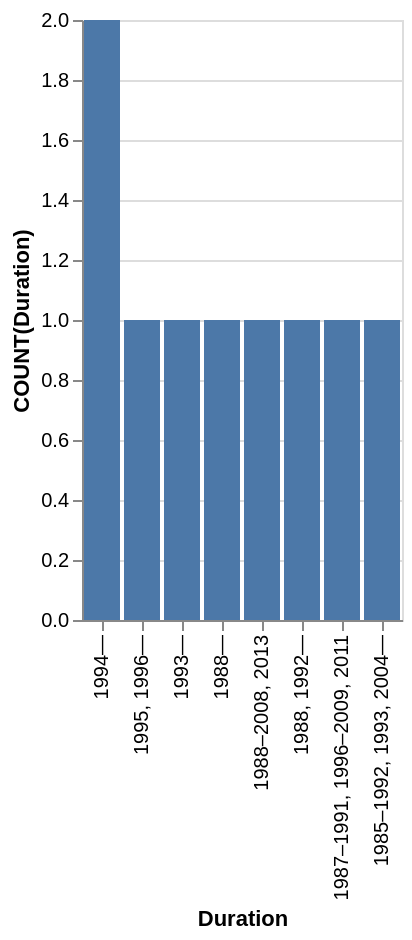

Vega-Lite specification stored for this chart:
### Vega-Lite specification from a JSON file in a GitHub repository (floating-point values rounded to 4 significant figures)
{"data": {"values": [{"x_data": "1994—", "y_data": 2}, {"x_data": "1995, 1996—", "y_data": 1}, {"x_data": "1993—", "y_data": 1}, {"x_data": "1988—", "y_data": 1}, {"x_data": "1988–2008, 2013", "y_data": 1}, {"x_data": "1988, 1992—", "y_data": 1}, {"x_data": "1987–1991, 1996–2009, 2011", "y_data": 1}, {"x_data": "1985–1992, 1993, 2004—", "y_data": 1}]}, "mark": "bar", "encoding": {"x": {"field": "x_data", "type": "nominal", "title": "Duration", "sort": {"op": "sum", "field": "y_data", "order": "descending"}}, "y": {"field": "y_data", "type": "quantitative", "title": "COUNT(Duration)"}}}
